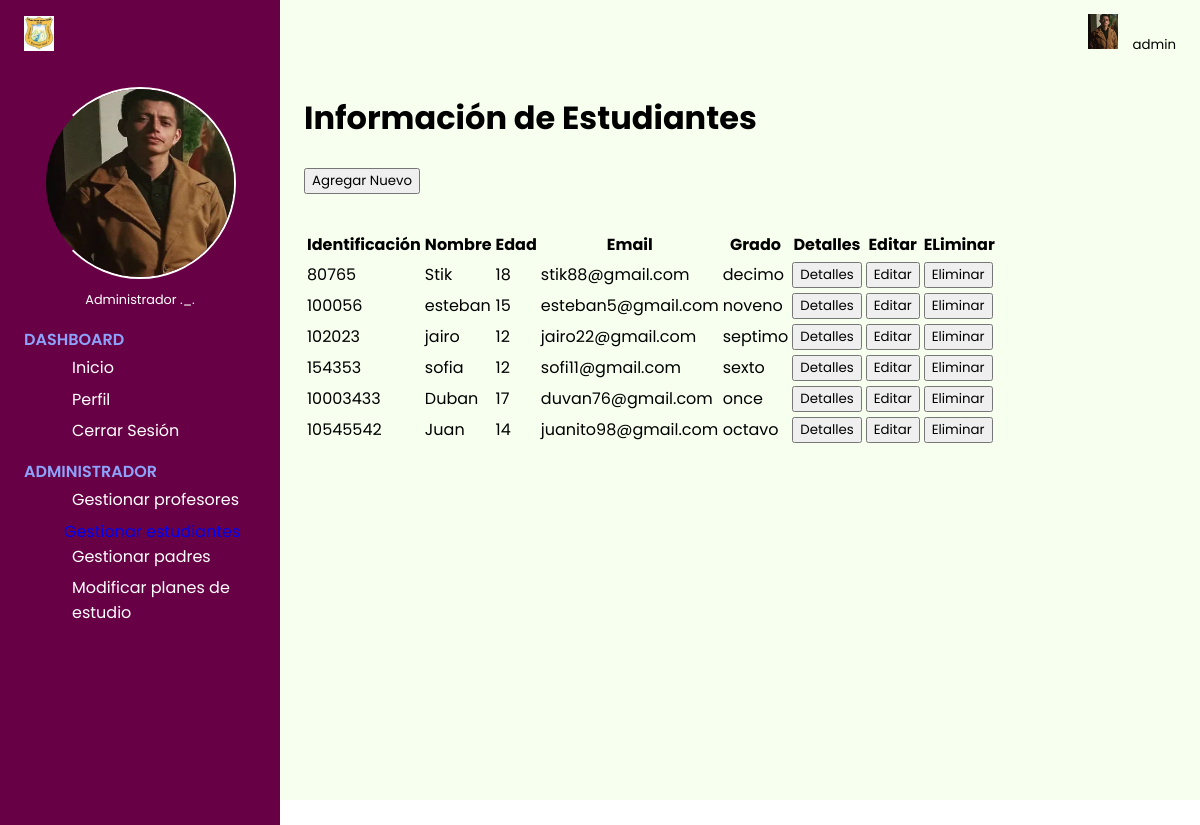
Screenshot of /logic/administrador/gestionarEstu.php with the database file from the repository.
### tables this page shows
CREATE TABLE `estudiante` (
  `id` int(11) NOT NULL,
  `nombre` varchar(50) NOT NULL,
  `profesion` varchar(50) NOT NULL,
  `edad` int(11) NOT NULL,
  `email` varchar(50) NOT NULL,
  `contrasena` varchar(50) NOT NULL,
  `grado` varchar(50) NOT NULL
);

### config/db.php (called while the page is built, shortened)
<?php
    class DataBase{
        function connect(){
            $servername = "localhost";
            $username = "root";
            $password = "";
            $dbname = "colegiosga";
            $url=mysqli_connect($servername,$username,$password) or die("No se pudo conectar a la base de datos" .mysqli_error($url));
            mysqli_select_db($url,$dbname) or die("No se pudo seleccionar a la base de datos" .mysqli_error($url));
            return $url;
        }
    }
?>

### logic/estudiante/crud_e.php (called while the page is built, shortened)
<?php
class Crud_e {
    private $conexion;
    public function __construct($conexion) {
        $this->conexion = $conexion;
    }
    public function obtenerTodos() {
        $query = "SELECT * FROM estudiante";
        $result = mysqli_query($this->conexion, $query);
        $estudiantes = [];
        if (mysqli_num_rows($result) > 0) {
            while ($row = $result->fetch_assoc()) {
                $estudiantes[] = $row;
            }
        } else {
            return null;
        }
        return $estudiantes;
    }
}
?>

### logic/administrador/gestionarEstu.php (the view, shortened to what this page needs)
<?php
include '../../pages/Dashboard/adminDs.php';
include("../../logic/estudiante/crud_e.php");
$crud_e = new Crud_e($db->connect());
$estudiantes = $crud_e->obtenerTodos();
?>
<!DOCTYPE html>
<html lang="es">
    <div class="main-content">
        <main>
        <h1>Información de Estudiantes</h1>
        <br>
        <button class="boton" onclick="location.href='../../logic/administrador/agregarEstudiante.php?admin=<?php echo $admin['email']; ?>';">Agregar Nuevo</button>
        <div class="page-header inicio">
                <table>
                    <thead>
                        <tr>
                            <th>Identificación</th>
                            <th>Nombre</th>
                            <th>Edad</th>
                            <th>Email</th>
                            <th>Grado</th>
                            <th>Detalles</th>
                            <th>Editar</th>
                            <th>ELiminar</th>
                        </tr>
                    </thead>
                    <tbody>
                        <?php foreach ($estudiantes as $estudiante): ?>
                            <tr>
                                <td><?php echo htmlspecialchars($estudiante['id']); ?></td>
                                <td><?php echo htmlspecialchars($estudiante['nombre']); ?></td>
                                <td><?php echo htmlspecialchars($estudiante['edad']); ?></td>
                                <td><?php echo htmlspecialchars($estudiante['email']); ?></td>
                                <td><?php echo htmlspecialchars($estudiante['grado']); ?></td>
                                <td><button class="boton" onclick="location.href='../../logic/administrador/infoEstudiante.php?admin=<?php echo $admin['email']; ?>&estudiante=<?php echo $estudiante['email']; ?>';">Detalles</button></td>
                                <td><button class="boton" onclick="location.href='../../logic/administrador/editarEstudiante.php?admin=<?php echo $admin['email']; ?>&estudiante=<?php echo $estudiante['email']; ?>';">Editar</button></td>
                                <td><button class="boton" onclick="location.href='../../logic/administrador/eliminarEstudiante.php?admin=<?php echo $admin['email']; ?>&estudiante=<?php echo $estudiante['email']; ?>';">Eliminar</button></td>
                            </tr>
                        <?php endforeach; ?>
                    </tbody>
                </table>
            </div>
        </main>
    </div>
</body>
</html>

### css/dashboard.css (style rules this page uses)
:root { --color-main: #680045; }
* { font-family: 'Poppins', sans-serif; box-sizing: border-box; text-decoration: none; list-style-type: none; margin: 0; }
.main-content { margin-left: 280px; }
main { padding: 1.5rem; background: #f7ffef; min-height: calc(100vh - 70px); }
.page-header { display: flex; justify-content: space-between; margin: 35px 0 0 0; }

### rows the page displays
estudiante: id "80765", nombre "Stik", edad "18", email "stik88@gmail.com", grado "decimo"
estudiante: id "100056", nombre "esteban", edad "15", email "esteban5@gmail.com", grado "noveno"
estudiante: id "102023", nombre "jairo", edad "12", email "jairo22@gmail.com", grado "septimo"
estudiante: id "154353", nombre "sofia", edad "12", email "sofi11@gmail.com", grado "sexto"
estudiante: id "10003433", nombre "Duban", edad "17", email "duvan76@gmail.com", grado "once"
estudiante: id "10545542", nombre "Juan", edad "14", email "juanito98@gmail.com", grado "octavo"
